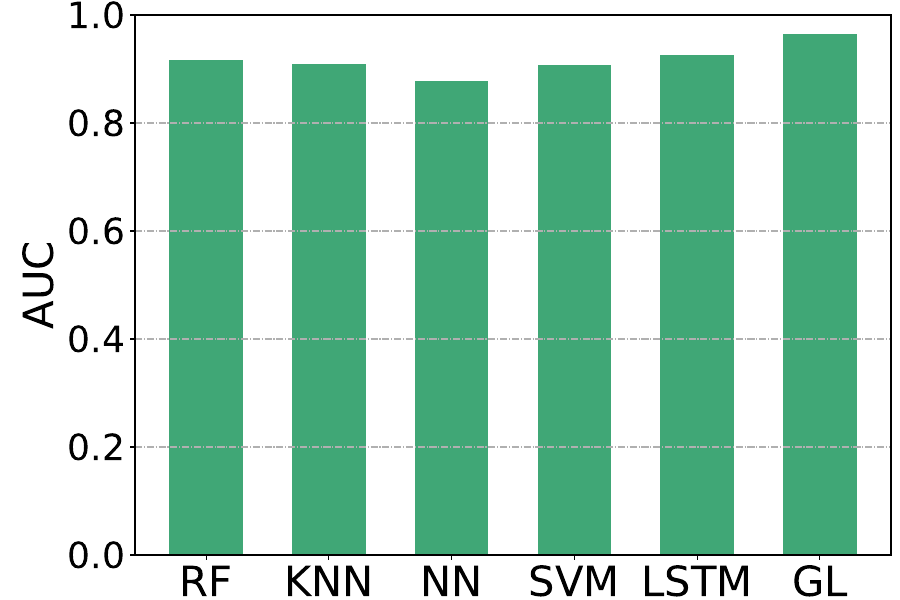

Generate this figure with Python:
import xlrd
import argparse
import numpy as np
import matplotlib.pyplot as plt

parser = argparse.ArgumentParser(description='画性能图')
parser.add_argument('-f','--file')
args = parser.parse_args()

readbook = xlrd.open_workbook(args.file)
defaultSheet = readbook.sheet_by_name('Sheet1')

xTick = defaultSheet.row_values(9)[11:17]
valueArr = defaultSheet.row_values(10)[11:17]

print(xTick)
print(valueArr)

# 生成图片实例，figsize的元组是宽高比
fig = plt.figure(figsize=(9,6))

# 生成背后的网格
plt.grid(True, linestyle='-.', axis='y')

# 柱子的宽度
bar_width = 0.6

curP = plt.bar(range(len(xTick)), valueArr, bar_width, color='#40A776')

# 设置坐标轴文字
plt.ylabel('AUC', fontsize=30)
# plt.xlabel('xName (unit)', fontsize=28)

# 设置坐标轴刻度
plt.yticks(fontsize=26)
plt.xticks(range(len(xTick)), xTick, fontsize=30)

# 设置坐标轴范围
plt.ylim(0, 1)

# 设置图片边距
plt.subplots_adjust(left=0.15, right=0.99, top=0.975, bottom=0.075)

# 保存图片
plt.savefig('AUC.pdf')

# 显示图片
plt.show()